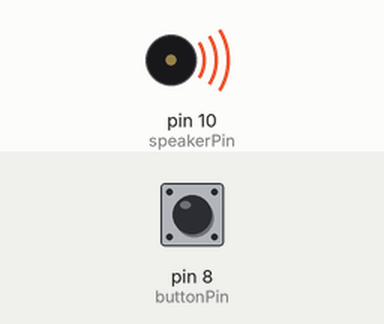
Recording of a sketch running on a simulated Arduino Uno, built with avr-gcc and run on an emulated ATmega328P. On the bench: buzzer (waves = sounding). Inputs (shaded band) come from the test bench; at power-on: pin 8 (buttonPin) HIGH.

Above: at 0.59 s.
At 29.9 s:
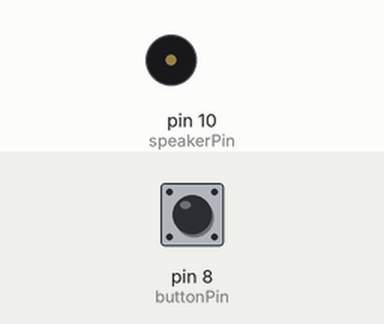
Timing chart, 0 to 40.0 s (numbered marks = the images above):
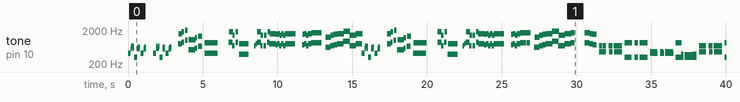

The sketch:

ThomasTheBeepEngine.ino
```cpp
const int speakerPin = 10;
const int buttonPin = 8;

const int C = 1046 / 2;
const int CS = 1108 / 2;
const int D = 1174 / 2;
const int DS = 1244 / 2;
const int E = 1318 / 2;
const int F = 1396 / 2;
const int FS = 1479 / 2;
const int G = 1567 / 2;
const int GS = 1661 / 2;
const int A = 1760 / 2;
const int AS = 1864 / 2;
const int B = 1975 / 2;

const float bpm = 150;
const int beat = ((60 / bpm)*1000);
const int measure = beat * 4;
const int chordDelay = 16;


void setup() {
  pinMode(speakerPin, OUTPUT);
  pinMode(buttonPin, INPUT);
  Serial.begin(9600);
  Serial.println("beatlength" + beat);
}

void playNote(int note, int duration) {
  tone(speakerPin, note, duration);
  delay(duration);
}

void playChord(int note1, int note2, int totalDur) {
  for (int i = 0; i <= totalDur; i += 2*chordDelay) {
    tone(speakerPin, note1, chordDelay);
    delay(chordDelay);
    tone(speakerPin, note2, chordDelay);
    delay(chordDelay);
  }
}

void playChord(int note1, int note2, int note3, int totalDur) {
  for (int i = 0; i <= totalDur; i += 3*chordDelay) {
    tone(speakerPin, note1, chordDelay);
    delay(chordDelay);
    tone(speakerPin, note2, chordDelay);
    delay(chordDelay);
    tone(speakerPin, note3, chordDelay);
    delay(chordDelay);
  }
}

void playChord(int note1, int note2, int note3, int note4, int totalDur) {
  for (int i = 0; i <= totalDur; i += 4*chordDelay) {
    tone(speakerPin, note1, chordDelay);
    delay(chordDelay);
    tone(speakerPin, note2, chordDelay);
    delay(chordDelay);
    tone(speakerPin, note3, chordDelay);
    delay(chordDelay);
    tone(speakerPin, note4, chordDelay);
    delay(chordDelay);
  }
}

void playChord(int note1, int note2, int note3, int note4, int note5, int totalDur) {
  for (int i = 0; i <= totalDur; i += 5*chordDelay) {
    tone(speakerPin, note1, chordDelay);
    delay(chordDelay);
    tone(speakerPin, note2, chordDelay);
    delay(chordDelay);
    tone(speakerPin, note3, chordDelay);
    delay(chordDelay);
    tone(speakerPin, note4, chordDelay);
    delay(chordDelay);
    tone(speakerPin, note5, chordDelay);
    delay(chordDelay);
  }
}

void playIntro() {
  //eM
  tone(speakerPin, GS/2, beat/2);
  delay(beat/2);
  playChord(D, E, (beat/8));
  delay(beat/8);
  playChord(D, E, (beat/8));
  delay(beat/8);
  tone(speakerPin, DS/2, beat/2);
  delay(beat/2);
  playChord(CS, DS, beat/4);
  delay(beat/4);
  tone(speakerPin, GS/2, beat/2);
  delay(beat/2);
  playChord(CS, DS, beat/4);
  delay(beat/4);
  delay(beat);
  //eoEM
  //eM
  tone(speakerPin, GS/2, beat/2);
  delay(beat/2);
  playChord(D, E, (beat/8));
  delay(beat/8);
  playChord(D, E, (beat/8));
  delay(beat/8);
  tone(speakerPin, DS/2, beat/2);
  delay(beat/2);
  playChord(CS, DS, beat/4);
  delay(beat/4);
  tone(speakerPin, GS/2, beat/2);
  delay(beat/2);
  playChord(CS, DS, beat/4);
  delay(beat/4);
  delay(beat);
  //eoEM
}

void playFirstPart() {
  //fM
  playChord(G, G*2, beat/2);
  playChord(A, A*2, beat/4);
  delay(beat/4);
  playChord(B, B*2, beat/4);
  delay(beat/4);
  playChord(C, C*2, beat);
  playChord(D, D*2, beat/4);
  delay(beat/4);
  playChord(E, E*2, beat/2);
  delay(beat/2);
  //eoFM
  //sM
  playChord(GS/2, GS, beat*2);
  delay(beat*2);
  //eoSM
  //tM
  playChord(A, A*2, beat/2);
  playChord(F, F*2, beat/4);
  delay(beat/4);
  playChord(A, A*2, beat/4);
  delay(beat/4);
  playChord(G/2, G, beat/2 + beat);
  delay(beat);
  //eoTM
  //foM
  tone(speakerPin, F, beat/4);
  delay(beat/4);
  tone(speakerPin, G, beat/4);
  delay(beat/4);
  playChord(A, A*2, beat/2);
  playChord(F, F*2, beat/4);
  delay(beat/4);
  playChord(F, F*2, beat/4);
  delay(beat/4);
  playChord(A, A*2, beat/4);
  playChord(G, G*2, (beat/4 + (beat/2)*1.5));
  playChord(FS, FS*2, beat/4);
  playChord(G, G*2, beat/4);
  playChord(F, F*2, beat/4);
  playChord(G, G*2, beat/4);
  playChord(F, F*2, beat/4);
  //eoFOM
  //fiM
  playChord(G, G*2, beat*0.9);
  delay(beat*0.1);
  playChord(G, G*2, beat/2);
  delay(beat/2);
  delay(beat/2);
  delay(beat/4);
  playChord(FS, FS*2, beat/4);
  playChord(G, G*2, beat/4);
  playChord(F, F*2, beat/4);
  playChord(G, G*2, beat/2);
  //eofiM
  //siM
  playChord(GS, GS*2, beat*0.9);
  delay(beat*0.1);
  playChord(GS, GS*2, beat/2);
  delay(beat/2);
  delay(beat/4);
  playChord(DS, DS*2, (beat/2)*1.5);
  playChord(F, F*2, beat/2);
  playChord(FS, FS*2, beat/2);
  //eoSIM
  //seM
  playChord(G, G*2, beat);
  playChord(AS, AS*2, beat);
  playChord(F, F*2, beat);
  playChord(G, G*2, beat);
  //eoSEM
  //eM
  tone(speakerPin, GS/2, beat/2);
  delay(beat/2);
  playChord(D, E, (beat/8));
  delay(beat/8);
  playChord(D, E, (beat/8));
  delay(beat/8);
  tone(speakerPin, DS/2, beat/2);
  delay(beat/2);
  playChord(CS, DS, beat/4);
  delay(beat/4);
  tone(speakerPin, GS/2, beat/2);
  delay(beat/2);
  playChord(CS, DS, beat/4);
  delay(beat/4);
  delay(beat);
  //eoEM
}

void playFirstPartCut() {
  //fM
  playChord(G, G*2, beat/2);
  playChord(A, A*2, beat/4);
  delay(beat/4);
  playChord(B, B*2, beat/4);
  delay(beat/4);
  playChord(C, C*2, beat);
  playChord(D, D*2, beat/4);
  delay(beat/4);
  playChord(E, E*2, beat/2);
  delay(beat/2);
  //eoFM
  //sM
  playChord(GS/2, GS, beat*2);
  delay(beat*2);
  //eoSM
  //tM
  playChord(A, A*2, beat/2);
  playChord(F, F*2, beat/4);
  delay(beat/4);
  playChord(A, A*2, beat/4);
  delay(beat/4);
  playChord(G/2, G, beat/2 + beat);
  delay(beat);
  //eoTM
  //foM
  tone(speakerPin, F, beat/4);
  delay(beat/4);
  tone(speakerPin, G, beat/4);
  delay(beat/4);
  playChord(A, A*2, beat/2);
  playChord(F, F*2, beat/4);
  delay(beat/4);
  playChord(F, F*2, beat/4);
  delay(beat/4);
  playChord(A, A*2, beat/4);
  playChord(G, G*2, (beat/4 + (beat/2)*1.5));
  playChord(FS, FS*2, beat/4);
  playChord(G, G*2, beat/4);
  playChord(F, F*2, beat/4);
  playChord(G, G*2, beat/4);
  playChord(F, F*2, beat/4);
  //eoFOM
  //fiM
  playChord(G, G*2, beat*0.9);
  delay(beat*0.1);
  playChord(G, G*2, beat/2);
  delay(beat/2);
  delay(beat/2);
  delay(beat/4);
  playChord(FS, FS*2, beat/4);
  playChord(G, G*2, beat/4);
  playChord(F, F*2, beat/4);
  playChord(G, G*2, beat/2);
  //eofiM
  //siM
  playChord(GS, GS*2, beat*0.9);
  delay(beat*0.1);
  playChord(GS, GS*2, beat/2);
  delay(beat/2);
  delay(beat/4);
  playChord(DS, DS*2, (beat/2)*1.5);
  playChord(F, F*2, beat/2);
  playChord(FS, FS*2, beat/2);
  //eoSIM
  //seM
  playChord(G, G*2, beat);
  playChord(AS, AS*2, beat);
  playChord(F, F*2, beat);
  playChord(G, G*2, beat);
  //eoSEM
}

void playSecondPart() {
  //fM
  playChord(GS, GS*2, beat/2);
  delay(beat/2);
  delay(beat);
  delay(beat/4);
  playChord(GS, GS*2, (beat/2)*1.5);
  playChord(G, G*2, beat/2);
  playChord(FS, FS*2, beat/2);
  //eoFM
  //sM
  delay(beat/2);
  playChord(F, AS/2, (beat/2)*0.8);
  delay((beat/2)*0.2);
  playChord(F, AS/2, (beat/4)*0.8);
  delay((beat/4)*0.2);
  playChord(F, AS/2, (beat/4)*0.8);
  delay((beat/4)*0.2);
  delay(beat/2);
  playChord(F, AS/2, (beat/4)*0.8);
  delay((beat/4)*0.2);
  playChord(F, AS/2, (beat/4)*0.8);
  delay((beat/4)*0.2);
  delay(beat/4);
  playChord(F, AS/2, (beat/4)+beat);
  //eoSM
  //tM
  delay(beat/2);
  playChord(DS/2, GS, (beat/2)*0.8);
  delay((beat/2)*0.2);
  playChord(DS/2, GS, (beat/4)*0.8);
  delay((beat/4)*0.2);
  playChord(DS/2, GS, (beat/4)*0.8);
  delay((beat/4)*0.2);
  delay(beat/2);
  playChord(DS/2, GS, (beat/4)*0.8);
  delay((beat/4)*0.2);
  playChord(DS/2, GS, (beat/4)*0.8);
  delay((beat/4)*0.2);
  delay(beat/4);
  playChord(DS/2, GS, (beat/4)+beat);
  //eoTM
  //foM
  delay(beat/2);
  playChord(AS/2, GS/2, (beat/2)*0.8);
  delay((beat/2)*0.2);
  playChord(AS/2, GS/2, (beat/4)*0.8);
  delay((beat/4)*0.2);
  playChord(AS/2, GS/2, (beat/4)*0.8);
  delay((beat/4)*0.2);
  delay(beat/2);
  playChord(AS/2, GS/2, (beat/4)*0.8);
  delay((beat/4)*0.2);
  playChord(AS/2, GS/2, (beat/4)*0.8);
  delay((beat/4)*0.2);
  delay(beat/4);
  playChord(AS/2, GS/2, (beat/4)+beat);
  //eoFOM
  //fiM
  delay(beat/2);
  playChord(DS/2, GS, (beat/2)*0.8);
  delay((beat/2)*0.2);
  playChord(DS/2, GS, beat/4);
  playChord(DS/2, G/2, beat/4);
  delay(beat/4);
  playChord(DS/2, FS/2, beat/4);
  playChord(DS/2, FS/2, beat);
  playChord(DS/2, G/2, (beat/2));
  //eoFIM
  //siM
  delay(beat/2);
  playChord(F, AS/2, (beat/2)*0.8);
  delay((beat/2)*0.2);
  playChord(F, AS/2, (beat/4)*0.8);
  delay((beat/4)*0.2);
  playChord(F, AS/2, (beat/4)*0.8);
  delay((beat/4)*0.2);
  delay(beat/2);
  playChord(F, AS/2, (beat/4)*0.8);
  delay((beat/4)*0.2);
  playChord(F, AS/2, (beat/4)*0.8);
  delay((beat/4)*0.2);
  delay(beat/4);
  playChord(F, AS/2, (beat/4)+beat);
  //eoSIM
  //seM
 delay(beat/2);
  playChord(DS/2, GS, (beat/2)*0.8);
  delay((beat/2)*0.2);
  playChord(DS/2, GS, (beat/4)*0.8);
  delay((beat/4)*0.2);
  playChord(DS/2, GS, (beat/4)*0.8);
  delay((beat/4)*0.2);
  delay(beat/2);
  playChord(DS/2, GS, (beat/4)*0.8);
  delay((beat/4)*0.2);
  playChord(DS/2, GS, (beat/4)*0.8);
  delay((beat/4)*0.2);
  delay(beat/4);
  playChord(DS/2, GS, (beat/4)+beat);
  //eoSEM
  //eM
  delay(beat/2);
  playChord(D/2, AS, (beat/2)*0.8);
  delay((beat/2)*0.2);
  playChord(CS/2, AS, (beat/4)*0.8);
  delay((beat/4)*0.2);
  playChord(CS/2, AS, (beat/4)*0.8);
  delay((beat/4)*0.2);
  delay(beat/2);
  playChord(CS/2, AS, (beat/4)*0.8);
  delay((beat/4)*0.2);
  playChord(CS/2, AS, (beat/4)*0.8);
  delay((beat/4)*0.2);
  delay(beat/4);
  playChord(CS/2, AS, (beat/4)+beat);
  //eoEM

  //nM
  playChord(DS/2, DS, (beat*1.5)*0.9);
  delay((beat*1.5)*0.1);
  playChord(DS/2, DS, (beat/2)*0.9);
  delay((beat/2)*0.1);
  playChord(CS/2, CS, (beat*1.5)*0.9);
  delay((beat*1.5)*0.1);
  playChord(CS/2, CS, (beat/2)*0.9);
  delay((beat/2)*0.1);
  //eoNM
  //tM
  playChord(C/2, C, (beat*1.5)*0.9);
  delay((beat*1.5)*0.1);
  playChord(C/2, C, (beat/2)*0.9);
  delay((beat/2)*0.1);
  playChord(AS/2, AS, (beat*1.5)*0.9);
  delay((beat*1.5)*0.1);
  playChord(AS/2, AS, (beat/2)*0.9);
  delay((beat/2)*0.1);
  //eoTM
  //elM
  playChord(G/2, G, (beat*1.5)*0.9);
  delay((beat*1.5)*0.1);
  playChord(G/2, G, (beat/2)*0.9);
  delay((beat/2)*0.1);
  playChord(F/2, F, (beat*1.5)*0.9);
  delay((beat*1.5)*0.1);
  playChord(F/2, F, (beat/2)*0.9);
  delay((beat/2)*0.1);
  //eoELM
  //laM
  playChord(C/2, C, beat/4);
  playNote(FS/2, beat/4);
  playNote(G/2, beat/4);
  playNote(A/2, beat/4);
  playNote(G/2, beat/4);
  playNote(F/2, beat/4);
  playNote(G/2, beat/4);
  playNote(A/2, beat/4);
  playChord(D/2, G/2, beat/2);
  delay(beat/2);
  delay(beat/4);
  playNote(E, (beat/2));
  delay(beat/4);
  //eoLAM
}

void playFinalPart() {
  //1M
  playChord(GS, GS*2, beat/2);
  delay(beat/2);
  delay(beat);
  delay(beat/2);
  playChord(GS/2, GS, beat/2);
  playChord(G/2, G, beat/2);
  playChord(FS/2, FS, beat/2);
  //e1M
  //2M
  playNote(F, beat/2);
  playNote(F/2, beat/2);
  playChord(A, F, beat/4);
  playNote(A/2, beat/4);
  playChord(GS, F, beat/4);
  playChord(AS, CS, beat/4 + beat/2);
  playNote(AS/2, beat/2);
  playChord(CS, CS*2, beat);
  //e2M
  //3M
  playChord(DS, C*2, ((beat/2)*1.5)*0.9);
  delay(((beat/2)*1.5)*0.1);
  playChord(DS, C*2, (beat/2)*0.9);
  delay((beat/2)*0.1);
  playChord(DS, C*2, beat/4);
  playChord(CS, AS, (beat/4));
  delay(beat/4);
  playChord(C, GS, beat/2);
  delay(beat/2);
  playChord(C, GS, beat/2);
  delay(beat/2);
  //e3M
  //4M
  playNote(GS, beat/4);
  playNote(F, beat/4);
  playNote(GS, beat/4);
  playNote(F, beat/4);

  playNote(D, beat/4);
  playNote(F, beat/4);
  playNote(CS, beat/4);
  playNote(B/2, beat/4);

  playNote(CS, beat/4);
  playNote(AS/2, beat/4);
  playNote(GS/2, beat/4);
  playNote(AS/2, beat/4);

  playNote(GS/2, beat/2);
  playNote(FS, beat/2);
  //e3M
  //4M
  playChord(DS/2, C, ((beat/2)*1.5)*0.9);
  delay(((beat/2)*1.5)*0.1);
  playChord(DS/2, C, (beat/2)*0.9);
  delay((beat/2)*0.1);
  playChord(DS/2, C, beat/4);
  playChord(CS/2, AS/2, beat/4);
  delay(beat/4);
  playChord(C/2, GS/2, beat/2);
  delay(beat/2);
  playChord(GS, GS*2, beat/2);
  delay(beat/2);
}

void loop() {
  if (!(digitalRead(buttonPin) == HIGH)) {
    return;
  }
  playIntro();
  playFirstPart();
  playFirstPartCut();
  playSecondPart();
  playFirstPartCut();
  playSecondPart();
  playFirstPartCut();
  playFinalPart();
}
```

Measured:
- by itself, tone on pin 10 (speakerPin): plays 415 Hz for 0.20 s, 587 Hz for 0.02 s, 659 Hz for 0.02 s, 587 Hz for 0.02 s, 659 Hz for 0.02 s, 587 Hz for 0.02 s … (1637 notes in this stretch)
